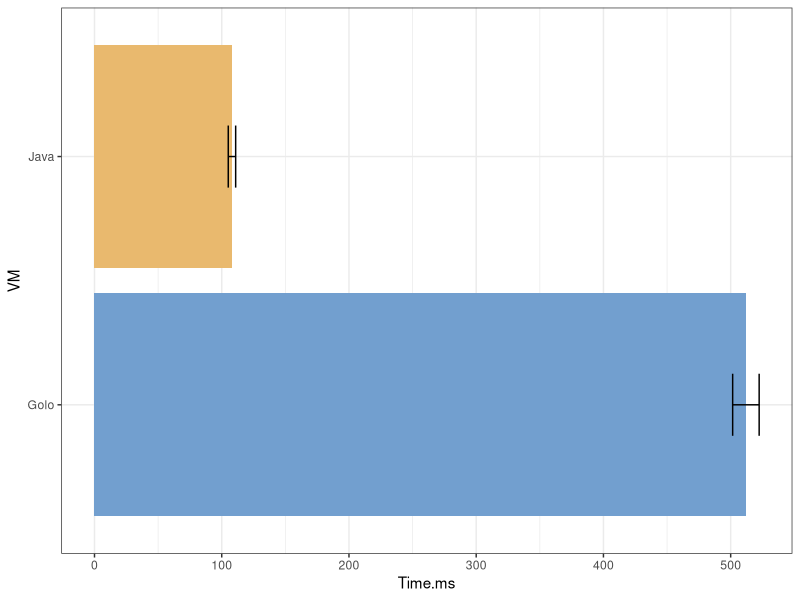

Recreate this plot in R.
## ---- chunk 1
## Avoid the usual ReBench setup
library(ggplot2)
library(plyr)
times_java_ns <- c(108918, 109289, 108809, 114980, 104198, 107264, 108012, 109215, 104651, 107225, 105856)
times_golo_ns <- c(526187, 506568, 519333, 515142, 511595, 512679, 522535, 488186, 511581, 502145, 515739)
data <- data.frame(VM = c(rep("Java", 11), rep("Golo", 11)), Time.ns = c(times_java_ns, times_golo_ns), stringsAsFactors = TRUE)
stats <- ddply(data, ~ VM, summarise, Time.ms = mean(Time.ns) / 1000, sd = sd(Time.ns) / 1000)
col <- c("#729fcf", "#e9b96e")
ggplot(stats, aes(x = VM, y = Time.ms, fill = VM)) +
  geom_bar(stat = "identity") +
  geom_errorbar(aes(ymax = Time.ms + sd, ymin = Time.ms - sd), width=0.25) +
  coord_flip() + theme_bw() + scale_fill_manual(values=col) +
  theme(legend.position="none")
  
  
g <- stats[stats$VM == "Golo",]$Time.ms
j <- stats[stats$VM == "Java",]$Time.ms
slowdown <- round(g / j, 1)
